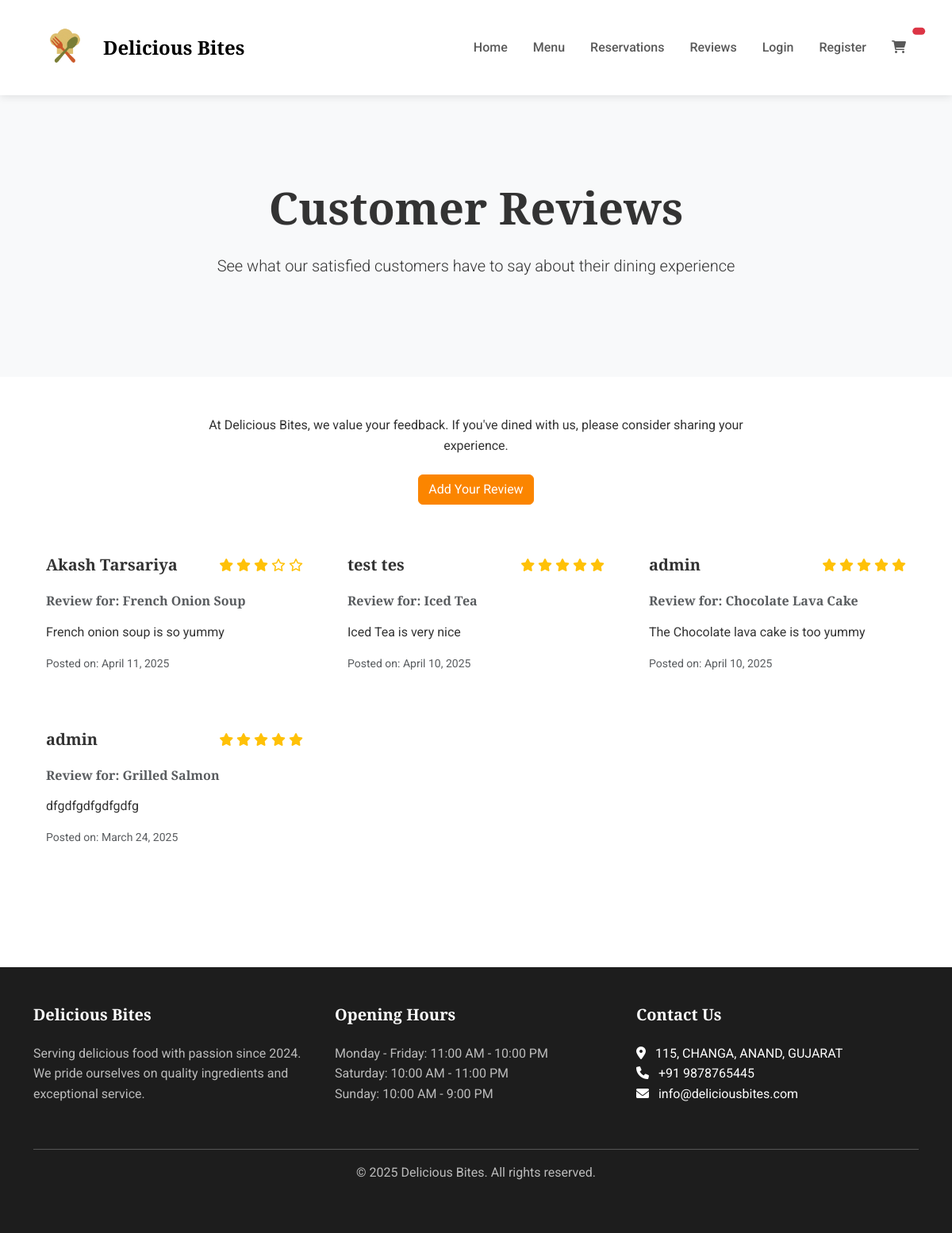
The app's page /reviews/ with its own data.
### reviews/models.py (models this page shows, shortened)
class Review(models.Model):
    user = models.ForeignKey(User, on_delete=models.CASCADE, related_name='reviews')
    menu_item = models.ForeignKey(MenuItem, on_delete=models.CASCADE, related_name='reviews', null=True, blank=True)
    rating = models.IntegerField(validators=[MinValueValidator(1), MaxValueValidator(5)])
    comment = models.TextField()
    created_at = models.DateTimeField(auto_now_add=True)
    updated_at = models.DateTimeField(auto_now=True)
    class Meta:
        ordering = ['-created_at']
        unique_together = ['user', 'menu_item']

### menu/models.py (models this page shows, shortened)
class MenuItem(models.Model):
    name = models.CharField(max_length=100)
    description = models.TextField()
    price = models.DecimalField(max_digits=10, decimal_places=2)
    category = models.ForeignKey(Category, on_delete=models.CASCADE, related_name='menu_items')
    image = models.ImageField(upload_to='menu_items/', null=True, blank=True)
    is_vegetarian = models.BooleanField(default=False)
    is_spicy = models.BooleanField(default=False)
    is_available = models.BooleanField(default=True)
    is_featured = models.BooleanField(default=False)
    created_at = models.DateTimeField(auto_now_add=True)
    updated_at = models.DateTimeField(auto_now=True)
    class Meta:
        verbose_name = 'Menu Item'
        verbose_name_plural = 'Menu Items'
        ordering = ['category', 'name']

### reviews/views.py (the view)
# urls.py: path('', views.review_list, name='review_list'),
def review_list(request):
    reviews = Review.objects.all()
    context = {
        'reviews': reviews,
    }
    return render(request, 'reviews/review_list.html', context)

### restaurant_project/context_processors/cart.py (called while the page is built)
def cart_processor(request):
    cart_count = 0
    if request.user.is_authenticated:
        cart = Order.objects.filter(user=request.user, status='cart').first()
        if cart:
            cart_count = cart.items.count()
    return {
        'cart_count': cart_count
    }

### templates/reviews/review_list.html (shortened to what this page needs)
{% extends 'base/base.html' %}
{% load static %}
{% block content %}
<section class="page-banner">
    <div class="container text-center py-5">
        <h1 class="display-4 fw-bold mb-4">Customer Reviews</h1>
        <p class="lead">See what our satisfied customers have to say about their dining experience</p>
    </div>
</section>
<section class="reviews-section py-5">
    <div class="container">
        <div class="row mb-5">
            <div class="col-md-8 offset-md-2 text-center">
                <p class="mb-4">At Delicious Bites, we value your feedback. If you've dined with us, please consider sharing your experience.</p>
                <a href="{% url 'reviews:add_review' %}" class="btn btn-primary">Add Your Review</a>
            </div>
        </div>
        {% if reviews %}
            <div class="row">
                {% for review in reviews %}
                    <div class="col-md-4 mb-4">
                        <div class="card review-card h-100">
                            <div class="card-body">
                                <div class="d-flex justify-content-between mb-3">
                                    <h5 class="card-title">{{ review.user.get_full_name|default:review.user.username }}</h5>
                                    <div class="review-rating">
                                        {% for i in "12345" %}
                                            {% if forloop.counter <= review.rating %}
                                                <i class="fas fa-star text-warning"></i>
                                            {% else %}
                                                <i class="far fa-star text-warning"></i>
                                            {% endif %}
                                        {% endfor %}
                                    </div>
                                </div>
                                {% if review.menu_item %}
                                    <h6 class="text-muted mb-3">Review for: {{ review.menu_item.name }}</h6>
                                {% endif %}
                                <p class="card-text">{{ review.comment }}</p>
                                <p class="text-muted small">Posted on: {{ review.created_at|date:"F d, Y" }}</p>
                            </div>
                        </div>
                    </div>
                {% endfor %}
            </div>
        {% endif %}
    </div>
</section>
{% endblock %}

### static/css/style.css (style rules this page uses)
:root { --primary-color: #fb8500; --secondary-color: #219ebc; --dark-color: #023047; --light-color: #f8f9fa; --gray-color: #6c757d; --success-color: #28a745; --danger-color: #dc3545; --transition: all 0.3s ease; }
[data-bs-theme="light"] { --bs-primary: var(--primary-color); --bs-navbar-bg: #ffffff; --bs-body-bg: #ffffff; --bs-body-color: #333333; --bs-card-bg: #ffffff; --bs-secondary-bg: #f8f9fa; }
body { font-family: 'Roboto', sans-serif; line-height: 1.6; color: var(--bs-body-color); background-color: var(--bs-body-bg); overflow-x: hidden; }
h1, h2, h3, h4, h5, h6 { font-family: 'Playfair Display', serif; font-weight: 700; }
.btn-primary { background-color: var(--primary-color); border-color: var(--primary-color); }
.card { border: none; border-radius: 0.5rem; overflow: hidden; transition: var(--transition); background-color: var(--bs-card-bg); }
body { font-family: 'Roboto', sans-serif; color: #333; }
h1, h2, h3, h4, h5, h6 { font-family: 'Playfair Display', serif; }
.page-banner { background-color: #f8f9fa; padding: 60px 0; }

### records on screen
Review: user.get_full_name "Akash Tarsariya", rating 3 (drawn), menu_item.name "French Onion Soup", comment "French onion soup is so yummy", created_at "April 11, 2025"
Review: user.get_full_name "test tes", rating 5 (drawn), menu_item.name "Iced Tea", comment "Iced Tea is very nice", created_at "April 10, 2025"
Review: user.get_full_name "admin", rating 5 (drawn), menu_item.name "Chocolate Lava Cake", comment "The Chocolate lava cake is too yummy", created_at "April 10, 2025"
Review: user.get_full_name "admin", rating 5 (drawn), menu_item.name "Grilled Salmon", comment "dfgdfgdfgdfgdfg", created_at "March 24, 2025"
